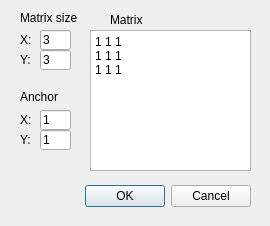
<?xml version="1.0" encoding="UTF-8"?>
<ui version="4.0">
 <class>ConvolutionFreeDialog</class>
 <widget class="QDialog" name="ConvolutionFreeDialog">
  <property name="geometry">
   <rect>
    <x>0</x>
    <y>0</y>
    <width>270</width>
    <height>226</height>
   </rect>
  </property>
  <property name="minimumSize">
   <size>
    <width>270</width>
    <height>226</height>
   </size>
  </property>
  <property name="maximumSize">
   <size>
    <width>270</width>
    <height>226</height>
   </size>
  </property>
  <property name="windowTitle">
   <string>Dialog</string>
  </property>
  <widget class="QDialogButtonBox" name="buttonBox">
   <property name="geometry">
    <rect>
     <x>30</x>
     <y>180</y>
     <width>221</width>
     <height>32</height>
    </rect>
   </property>
   <property name="orientation">
    <enum>Qt::Horizontal</enum>
   </property>
   <property name="standardButtons">
    <set>QDialogButtonBox::Cancel|QDialogButtonBox::Ok</set>
   </property>
  </widget>
  <widget class="QLabel" name="label">
   <property name="geometry">
    <rect>
     <x>20</x>
     <y>10</y>
     <width>61</width>
     <height>16</height>
    </rect>
   </property>
   <property name="text">
    <string>Matrix size</string>
   </property>
  </widget>
  <widget class="QLabel" name="label_2">
   <property name="geometry">
    <rect>
     <x>20</x>
     <y>30</y>
     <width>16</width>
     <height>20</height>
    </rect>
   </property>
   <property name="text">
    <string>X:</string>
   </property>
  </widget>
  <widget class="QLabel" name="label_3">
   <property name="geometry">
    <rect>
     <x>20</x>
     <y>50</y>
     <width>16</width>
     <height>20</height>
    </rect>
   </property>
   <property name="text">
    <string>Y:</string>
   </property>
  </widget>
  <widget class="QLabel" name="label_4">
   <property name="geometry">
    <rect>
     <x>20</x>
     <y>90</y>
     <width>46</width>
     <height>13</height>
    </rect>
   </property>
   <property name="text">
    <string>Anchor</string>
   </property>
  </widget>
  <widget class="QLabel" name="label_5">
   <property name="geometry">
    <rect>
     <x>20</x>
     <y>110</y>
     <width>16</width>
     <height>20</height>
    </rect>
   </property>
   <property name="text">
    <string>X:</string>
   </property>
  </widget>
  <widget class="QLabel" name="label_6">
   <property name="geometry">
    <rect>
     <x>20</x>
     <y>130</y>
     <width>16</width>
     <height>20</height>
    </rect>
   </property>
   <property name="text">
    <string>Y:</string>
   </property>
  </widget>
  <widget class="QLineEdit" name="mWidth">
   <property name="geometry">
    <rect>
     <x>40</x>
     <y>30</y>
     <width>31</width>
     <height>20</height>
    </rect>
   </property>
   <property name="text">
    <string>3</string>
   </property>
  </widget>
  <widget class="QLineEdit" name="mHeight">
   <property name="geometry">
    <rect>
     <x>40</x>
     <y>50</y>
     <width>31</width>
     <height>20</height>
    </rect>
   </property>
   <property name="text">
    <string>3</string>
   </property>
  </widget>
  <widget class="QLineEdit" name="mX">
   <property name="geometry">
    <rect>
     <x>40</x>
     <y>110</y>
     <width>31</width>
     <height>20</height>
    </rect>
   </property>
   <property name="text">
    <string>1</string>
   </property>
  </widget>
  <widget class="QLineEdit" name="mY">
   <property name="geometry">
    <rect>
     <x>40</x>
     <y>130</y>
     <width>31</width>
     <height>20</height>
    </rect>
   </property>
   <property name="text">
    <string>1</string>
   </property>
  </widget>
  <widget class="QPlainTextEdit" name="mat">
   <property name="geometry">
    <rect>
     <x>90</x>
     <y>30</y>
     <width>161</width>
     <height>141</height>
    </rect>
   </property>
   <property name="plainText">
    <string>1 1 1
1 1 1
1 1 1</string>
   </property>
  </widget>
  <widget class="QLabel" name="label_7">
   <property name="geometry">
    <rect>
     <x>110</x>
     <y>10</y>
     <width>46</width>
     <height>20</height>
    </rect>
   </property>
   <property name="text">
    <string>Matrix</string>
   </property>
  </widget>
 </widget>
 <resources/>
 <connections>
  <connection>
   <sender>buttonBox</sender>
   <signal>accepted()</signal>
   <receiver>ConvolutionFreeDialog</receiver>
   <slot>accept()</slot>
   <hints>
    <hint type="sourcelabel">
     <x>248</x>
     <y>254</y>
    </hint>
    <hint type="destinationlabel">
     <x>157</x>
     <y>274</y>
    </hint>
   </hints>
  </connection>
  <connection>
   <sender>buttonBox</sender>
   <signal>rejected()</signal>
   <receiver>ConvolutionFreeDialog</receiver>
   <slot>reject()</slot>
   <hints>
    <hint type="sourcelabel">
     <x>316</x>
     <y>260</y>
    </hint>
    <hint type="destinationlabel">
     <x>286</x>
     <y>274</y>
    </hint>
   </hints>
  </connection>
 </connections>
</ui>
